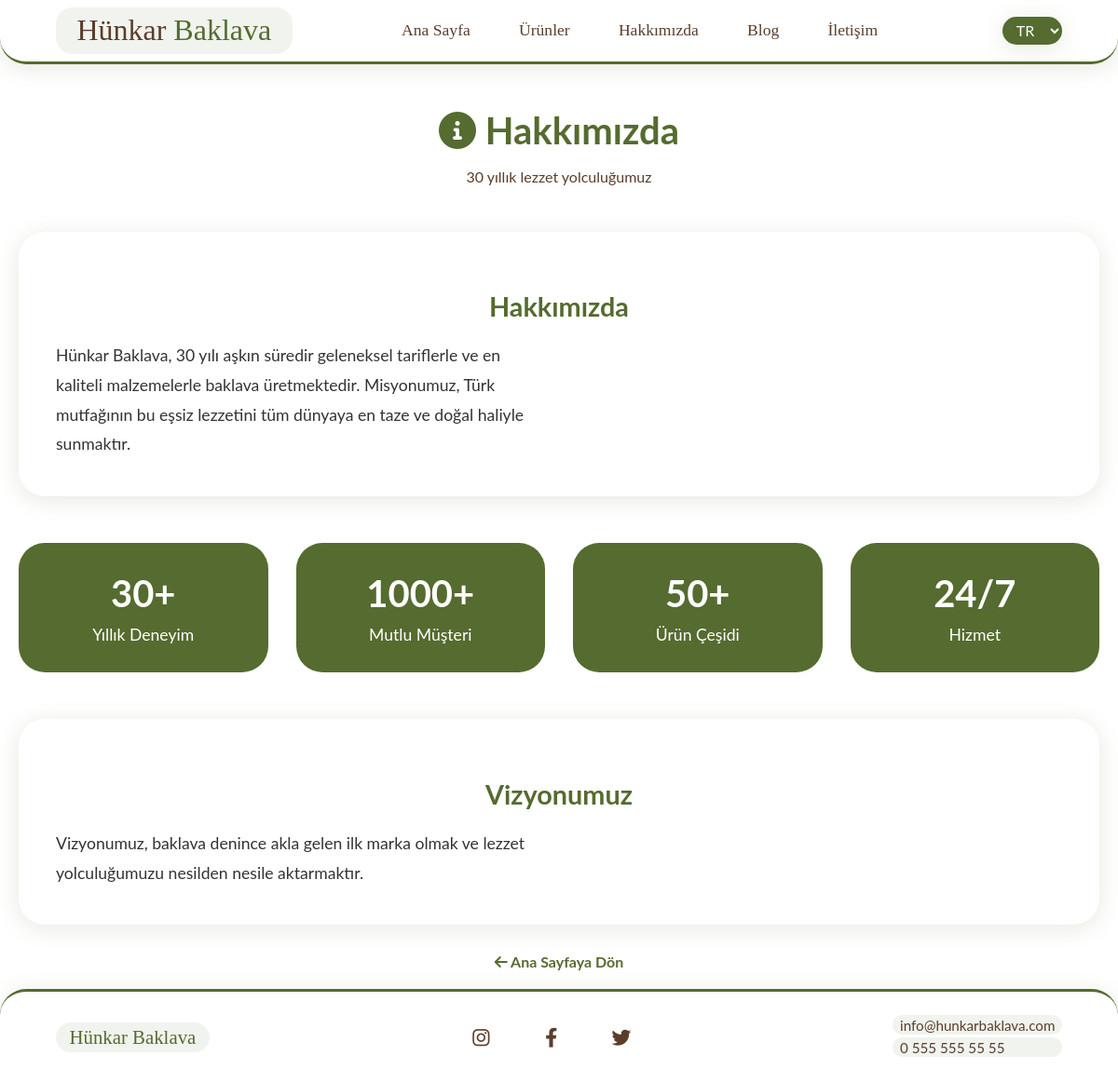
Screenshot of /hakkimizda_dynamic.php with the database file from the repository.
### tables this page shows
CREATE TABLE about_content (
    id INT AUTO_INCREMENT PRIMARY KEY,
    section_name VARCHAR(100) NOT NULL,
    title_tr VARCHAR(200),
    title_en VARCHAR(200),
    content_tr LONGTEXT,
    content_en LONGTEXT,
    image_path VARCHAR(255),
    sort_order INT DEFAULT 0,
    is_active BOOLEAN DEFAULT TRUE,
    created_at TIMESTAMP DEFAULT CURRENT_TIMESTAMP,
    updated_at TIMESTAMP DEFAULT CURRENT_TIMESTAMP ON UPDATE CURRENT_TIMESTAMP
);

### hakkimizda_dynamic.php (the view, shortened to what this page needs)
<?php
require_once 'admin/config/database.php';
$stmt = $pdo->query("SELECT * FROM about_content WHERE is_active = 1 ORDER BY sort_order ASC");
$about_sections = $stmt->fetchAll();
$sections = [];
foreach ($about_sections as $section) {
    $sections[$section['section_name']] = $section;
}
?>
<!DOCTYPE html>
<html lang="tr">
<head>
    <link rel="stylesheet" href="assets/css/style.css">
    <link rel="stylesheet" href="https://cdnjs.cloudflare.com/ajax/libs/font-awesome/6.0.0/css/all.min.css">
</head>
<body>
    <header class="site-header">
        <div class="container header-flex">
            <a href="index_dynamic.php" class="logo"><span>Hünkar</span> Baklava</a>
            <nav class="main-nav">
                <ul>
                                         <li><a href="index_dynamic.php" data-key="home">Ana Sayfa</a></li>
                    <li><a href="urunler_dynamic.php" data-key="products">Ürünler</a></li>
                    <li><a href="hakkimizda_dynamic.php" data-key="about">Hakkımızda</a></li>
                    <li><a href="blog_dynamic.php" data-key="blog">Blog</a></li>
                                         <li><a href="iletisim_dynamic.php" data-key="contact">İletişim</a></li>
                </ul>
            </nav>
            <select id="lang-switcher">
                <option value="tr">TR</option>
            </select>
        </div>
    </header>
    <div class="about-container">
        <div class="about-header">
            <h1><i class="fas fa-info-circle"></i> Hakkımızda</h1>
            <p>30 yıllık lezzet yolculuğumuz</p>
        </div>
        <?php if (isset($sections['main'])): ?>
        <section class="about-section">
            <h2><?php echo htmlspecialchars($sections['main']['title_tr']); ?></h2>
            <div class="about-content">
                <div class="about-text">
                    <?php echo nl2br(htmlspecialchars($sections['main']['content_tr'])); ?>
                </div>
            </div>
        </section>
        <?php endif; ?>
        <div class="about-stats">
            <div class="stat-item">
                <div class="stat-number">30+</div>
                <div class="stat-label">Yıllık Deneyim</div>
            </div>
            <div class="stat-item">
                <div class="stat-number">1000+</div>
                <div class="stat-label">Mutlu Müşteri</div>
            </div>
            <div class="stat-item">
                <div class="stat-number">50+</div>
                <div class="stat-label">Ürün Çeşidi</div>
            </div>
            <div class="stat-item">
                <div class="stat-number">24/7</div>
                <div class="stat-label">Hizmet</div>
            </div>
        </div>
        <?php if (isset($sections['vision'])): ?>
        <section class="about-section">
            <h2><?php echo htmlspecialchars($sections['vision']['title_tr']); ?></h2>
            <div class="about-content">
                <div class="about-text">
                    <?php echo nl2br(htmlspecialchars($sections['vision']['content_tr'])); ?>
                </div>
            </div>
        </section>
        <?php endif; ?>
        <div class="back-link">
            <a href="index.html"><i class="fas fa-arrow-left"></i> Ana Sayfaya Dön</a>
        </div>
    </div>
    <footer class="site-footer">
        <div class="container footer-flex">
            <div class="footer-logo">Hünkar Baklava</div>
            <div class="footer-links">
                <a href="#" class="instagram" title="Instagram"></a>
                <a href="#" class="facebook" title="Facebook"></a>
                <a href="#" class="twitter" title="X (Twitter)"></a>
            </div>
            <div class="footer-contact">
                <span>info@hunkarbaklava.com</span>
                <span>0 555 555 55 55</span>
            </div>
        </div>
    </footer>
</body>
</html>

### assets/css/style.css (style rules this page uses)
:root { --gold: #FFD700; --brown: #8B5E3C; --dark-brown: #5A3E2B; --cream: #FFFFFF; --wheat: #F8F9FA; --white: #FFFFFF; --pistachio-green: #556B2F; --light-green: #6B8E23; --font-title: 'Playfair Display', serif; --font-subtitle: 'Merriweather', serif; --font-body: 'Lato', sans-serif; --radius-lg: 28px; --radius-md: 18px; --radius-sm: 12px; --shadow-soft: 0 4px 24px rgba(85,107,47,0.15); --shadow-hover: 0 8px 32px rgba(85,107,47,0.25); }
body { background: var(--white); color: var(--dark-brown); font-family: var(--font-body); margin: 0; padding: 0; }
.container { width: 90%; max-width: 1200px; margin: 0 auto; }
.site-header { background: var(--white); color: var(--dark-brown); padding: 0.5rem 0; border-radius: 0 0 var(--radius-lg) var(--radius-lg); box-shadow: var(--shadow-soft); transition: box-shadow 0.3s; border-bottom: 3px solid var(--pistachio-green); }
.header-flex { display: flex; align-items: center; justify-content: space-between; }
.logo { font-family: var(--font-title); font-size: 2rem; color: var(--pistachio-green); text-decoration: none; border-radius: var(--radius-md); padding: 0.2em 0.7em; background: rgba(85,107,47,0.08); transition: background 0.3s; }
.logo span { color: var(--dark-brown); }
.main-nav ul { list-style: none; display: flex; gap: 1.5rem; margin: 0; padding: 0; }
.main-nav a { color: var(--dark-brown); font-family: var(--font-title); font-size: 1.1rem; text-decoration: none; border-radius: var(--radius-sm); padding: 0.3em 0.8em; transition: color 0.2s, background 0.3s; }
#lang-switcher { background: var(--pistachio-green); color: var(--white); border: none; border-radius: var(--radius-md); padding: 0.3rem 0.7rem; font-family: var(--font-body); font-size: 1rem; margin-left: 1rem; cursor: pointer; box-shadow: var(--shadow-soft); transition: box-shadow 0.3s; }
.about-text { flex: 1 1 300px; }
.site-footer { background: var(--white); color: var(--dark-brown); padding: 1.2rem 0; border-radius: var(--radius-lg) var(--radius-lg) 0 0; box-shadow: var(--shadow-soft); transition: box-shadow 0.3s; border-top: 3px solid var(--pistachio-green); }
.footer-flex { display: flex; align-items: center; justify-content: space-between; flex-wrap: wrap; gap: 1.5rem; }
.footer-logo { font-family: var(--font-title); font-size: 1.3rem; color: var(--pistachio-green); border-radius: var(--radius-md); padding: 0.2em 0.7em; background: rgba(85,107,47,0.08); }
.footer-links { display: flex; gap: 1rem; align-items: center; }
.footer-links a { color: var(--dark-brown); text-decoration: none; font-family: var(--font-body); border-radius: var(--radius-sm); padding: 0.5em; transition: color 0.2s, background 0.3s; display: flex; align-items: center; justify-content: center; width: 40px; height: 40px; font-size: 1.2rem; }
.footer-links a.instagram::before { content: "\f16d"; font-family: "Font Awesome 6 Brands"; font-size: 1.3rem; }
.footer-links a.facebook::before { content: "\f39e"; font-family: "Font Awesome 6 Brands"; font-size: 1.3rem; }
.footer-links a.twitter::before { content: "\f099"; font-family: "Font Awesome 6 Brands"; font-size: 1.3rem; }
.footer-contact span { display: block; font-size: 0.95rem; border-radius: var(--radius-sm); padding: 0.1em 0.5em; background: rgba(85,107,47,0.08); margin-bottom: 0.2em; }

### hakkimizda_dynamic.php (style rules this page uses)
.about-container { max-width: 1200px; margin: 0 auto; padding: 20px; }
.about-header { text-align: center; margin-bottom: 50px; }
.about-header h1 { color: var(--pistachio-green); font-size: 2.5em; margin-bottom: 10px; }
.about-section { background: white; border-radius: var(--radius-lg); padding: 40px; margin-bottom: 30px; box-shadow: var(--shadow-soft); }
.about-section h2 { color: var(--pistachio-green); font-size: 1.8em; margin-bottom: 20px; text-align: center; }
.about-content { display: grid; grid-template-columns: 1fr 1fr; gap: 40px; align-items: center; }
.about-text { line-height: 1.8; color: #333; font-size: 1.1em; }
.about-stats { display: grid; grid-template-columns: repeat(auto-fit, minmax(200px, 1fr)); gap: 30px; margin: 50px 0; }
.stat-item { text-align: center; padding: 30px; background: var(--pistachio-green); color: white; border-radius: var(--radius-lg); }
.stat-number { font-size: 2.5em; font-weight: bold; margin-bottom: 10px; }
.stat-label { font-size: 1.1em; }
.back-link { text-align: center; margin-top: 30px; }
.back-link a { color: var(--pistachio-green); text-decoration: none; font-weight: bold; }

### rows the page displays
about_content: title_tr "Hakkımızda", content_tr "Hünkar Baklava, 30 yılı aşkın süredir geleneksel tariflerle ve en kaliteli malzemelerle baklava üretmektedir. Misyonumuz, Türk mutfağının bu eşsiz lezzetini tüm dünyaya en taze ve doğal haliyle sunmaktır."
about_content: title_tr "Vizyonumuz", content_tr "Vizyonumuz, baklava denince akla gelen ilk marka olmak ve lezzet yolculuğumuzu nesilden nesile aktarmaktır."
